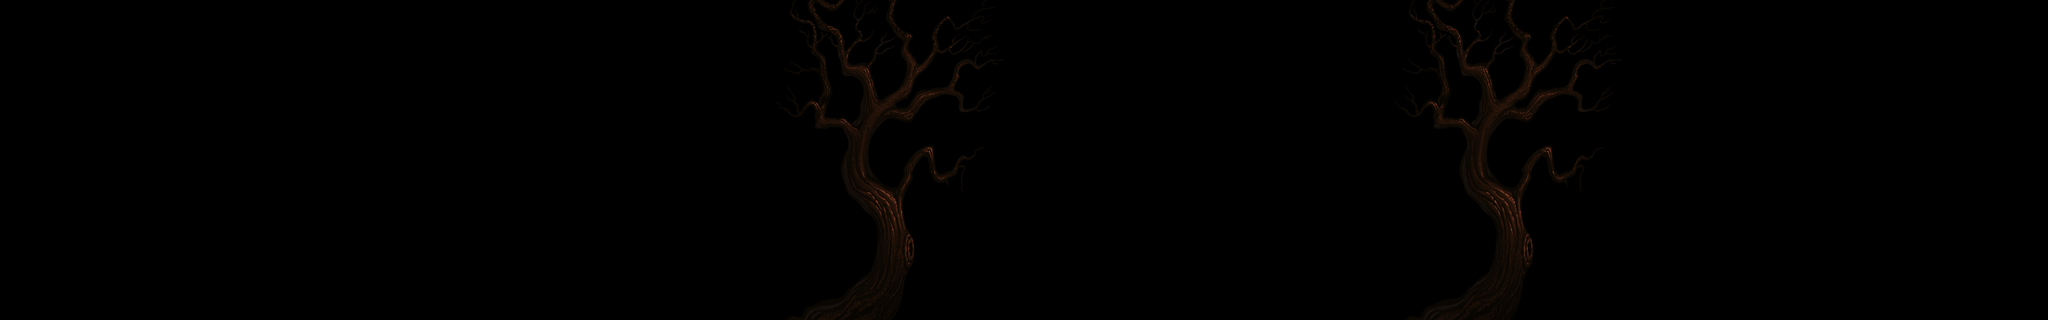

A level layout from a 2D game, rendered from its tile map. Below: a short description, then the map file with tile-grid data replaced by summaries:
An orthogonal 96x15 tile map with 32x32 px tiles, 1 tile layer (close).

<map version="1.0" orientation="orthogonal" renderorder="right-down" width="96" height="15" tilewidth="32" tileheight="32">
 <tileset firstgid="1" name="cheng_close1" tilewidth="32" tileheight="32">
  <image source="close/cheng_close1.png" width="490" height="878" />
 </tileset>
 <layer name="close" width="96" height="15">
  <data>[1440 cells, 450 non-empty, 225 distinct tile ids]</data>
 </layer>
</map>
